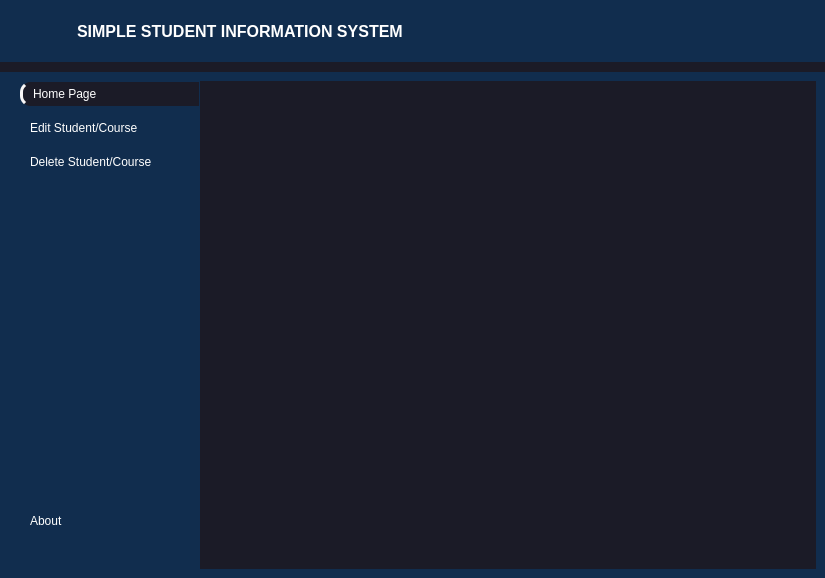
<?xml version="1.0" encoding="UTF-8"?>
<ui version="4.0">
 <class>MainWindow</class>
 <widget class="QMainWindow" name="MainWindow">
  <property name="geometry">
   <rect>
    <x>0</x>
    <y>0</y>
    <width>825</width>
    <height>578</height>
   </rect>
  </property>
  <property name="windowTitle">
   <string>MainWindow</string>
  </property>
  <property name="styleSheet">
   <string notr="true">*{	
	border none;
	background-color: transparent;
	padding 0;
	margin 0;
	color: #fff;
}
#mainMenu1{
	background-color: #1b1b27
}
#centralwidget{
	background-color: #1b1b27
}
#addStudent{
	background-color: #1b1b27
}
#Header, #mainBody {
	background-color: #112D4E
}

QPushButton{
	text-align:left;
	padding: 5px 10px;
	border-top-left-radius: 10px;
	border-bottom-left-radius: 10px;

}

#addStudent{
	border-left: 3px solid #F9F7F7
}

</string>
  </property>
  <widget class="QWidget" name="centralwidget">
   <layout class="QVBoxLayout" name="verticalLayout">
    <property name="spacing">
     <number>10</number>
    </property>
    <property name="leftMargin">
     <number>0</number>
    </property>
    <property name="topMargin">
     <number>0</number>
    </property>
    <property name="rightMargin">
     <number>0</number>
    </property>
    <property name="bottomMargin">
     <number>0</number>
    </property>
    <item alignment="Qt::AlignTop">
     <widget class="QWidget" name="Header" native="true">
      <layout class="QHBoxLayout" name="horizontalLayout">
       <item alignment="Qt::AlignLeft">
        <widget class="QFrame" name="frame_2">
         <property name="frameShape">
          <enum>QFrame::StyledPanel</enum>
         </property>
         <property name="frameShadow">
          <enum>QFrame::Raised</enum>
         </property>
         <layout class="QHBoxLayout" name="horizontalLayout_4">
          <item alignment="Qt::AlignLeft">
           <widget class="QPushButton" name="menuButton">
            <property name="cursor">
             <cursorShape>PointingHandCursor</cursorShape>
            </property>
            <property name="text">
             <string/>
            </property>
            <property name="icon">
             <iconset>
              <normaloff>Resource/whiteMenu.png</normaloff>Resource/whiteMenu.png</iconset>
            </property>
            <property name="iconSize">
             <size>
              <width>24</width>
              <height>24</height>
             </size>
            </property>
           </widget>
          </item>
          <item>
           <widget class="QLabel" name="label">
            <property name="font">
             <font>
              <pointsize>12</pointsize>
              <bold>true</bold>
             </font>
            </property>
            <property name="text">
             <string>SIMPLE STUDENT INFORMATION SYSTEM</string>
            </property>
           </widget>
          </item>
         </layout>
        </widget>
       </item>
       <item alignment="Qt::AlignRight">
        <widget class="QFrame" name="frame">
         <property name="frameShape">
          <enum>QFrame::StyledPanel</enum>
         </property>
         <property name="frameShadow">
          <enum>QFrame::Raised</enum>
         </property>
         <layout class="QHBoxLayout" name="horizontalLayout_3">
          <item>
           <widget class="QPushButton" name="pushButton">
            <property name="cursor">
             <cursorShape>PointingHandCursor</cursorShape>
            </property>
            <property name="text">
             <string/>
            </property>
            <property name="icon">
             <iconset>
              <normaloff>Resource/[CITYPNG.COM]White Search Icon Button PNG IMG - 512x512.png</normaloff>Resource/[CITYPNG.COM]White Search Icon Button PNG IMG - 512x512.png</iconset>
            </property>
            <property name="iconSize">
             <size>
              <width>24</width>
              <height>24</height>
             </size>
            </property>
           </widget>
          </item>
         </layout>
        </widget>
       </item>
      </layout>
     </widget>
    </item>
    <item>
     <widget class="QWidget" name="mainBody" native="true">
      <property name="sizePolicy">
       <sizepolicy hsizetype="Preferred" vsizetype="Expanding">
        <horstretch>0</horstretch>
        <verstretch>0</verstretch>
       </sizepolicy>
      </property>
      <property name="minimumSize">
       <size>
        <width>825</width>
        <height>496</height>
       </size>
      </property>
      <layout class="QHBoxLayout" name="horizontalLayout_2" stretch="0,0,0">
       <property name="spacing">
        <number>0</number>
       </property>
       <property name="leftMargin">
        <number>0</number>
       </property>
       <property name="topMargin">
        <number>9</number>
       </property>
       <property name="rightMargin">
        <number>9</number>
       </property>
       <property name="bottomMargin">
        <number>9</number>
       </property>
       <item>
        <widget class="QCustomSlideMenu" name="leftMenu" native="true">
         <property name="minimumSize">
          <size>
           <width>200</width>
           <height>0</height>
          </size>
         </property>
         <layout class="QVBoxLayout" name="verticalLayout_3">
          <property name="spacing">
           <number>0</number>
          </property>
          <property name="leftMargin">
           <number>0</number>
          </property>
          <property name="topMargin">
           <number>0</number>
          </property>
          <property name="rightMargin">
           <number>0</number>
          </property>
          <property name="bottomMargin">
           <number>20</number>
          </property>
          <item>
           <widget class="QWidget" name="widget" native="true">
            <layout class="QVBoxLayout" name="verticalLayout_4">
             <property name="spacing">
              <number>0</number>
             </property>
             <property name="leftMargin">
              <number>10</number>
             </property>
             <property name="topMargin">
              <number>0</number>
             </property>
             <property name="rightMargin">
              <number>0</number>
             </property>
             <property name="bottomMargin">
              <number>0</number>
             </property>
             <item>
              <widget class="QFrame" name="frame_3">
               <property name="frameShape">
                <enum>QFrame::StyledPanel</enum>
               </property>
               <property name="frameShadow">
                <enum>QFrame::Raised</enum>
               </property>
               <layout class="QVBoxLayout" name="verticalLayout_5">
                <property name="spacing">
                 <number>10</number>
                </property>
                <property name="topMargin">
                 <number>0</number>
                </property>
                <property name="rightMargin">
                 <number>0</number>
                </property>
                <property name="bottomMargin">
                 <number>9</number>
                </property>
                <item>
                 <widget class="QPushButton" name="addStudent">
                  <property name="font">
                   <font>
                    <bold>false</bold>
                   </font>
                  </property>
                  <property name="cursor">
                   <cursorShape>PointingHandCursor</cursorShape>
                  </property>
                  <property name="text">
                   <string>Home Page</string>
                  </property>
                  <property name="iconSize">
                   <size>
                    <width>16</width>
                    <height>16</height>
                   </size>
                  </property>
                 </widget>
                </item>
                <item>
                 <widget class="QPushButton" name="addCourse">
                  <property name="cursor">
                   <cursorShape>PointingHandCursor</cursorShape>
                  </property>
                  <property name="text">
                   <string>Edit Student/Course</string>
                  </property>
                 </widget>
                </item>
                <item>
                 <widget class="QPushButton" name="editStudent">
                  <property name="cursor">
                   <cursorShape>PointingHandCursor</cursorShape>
                  </property>
                  <property name="text">
                   <string>Delete Student/Course</string>
                  </property>
                 </widget>
                </item>
                <item>
                 <spacer name="verticalSpacer">
                  <property name="orientation">
                   <enum>Qt::Vertical</enum>
                  </property>
                  <property name="sizeHint" stdset="0">
                   <size>
                    <width>20</width>
                    <height>40</height>
                   </size>
                  </property>
                 </spacer>
                </item>
               </layout>
              </widget>
             </item>
             <item>
              <widget class="QFrame" name="frame_4">
               <property name="frameShape">
                <enum>QFrame::StyledPanel</enum>
               </property>
               <property name="frameShadow">
                <enum>QFrame::Raised</enum>
               </property>
               <layout class="QVBoxLayout" name="verticalLayout_6">
                <property name="bottomMargin">
                 <number>15</number>
                </property>
                <item>
                 <widget class="QPushButton" name="aboutButton">
                  <property name="cursor">
                   <cursorShape>PointingHandCursor</cursorShape>
                  </property>
                  <property name="text">
                   <string>About</string>
                  </property>
                 </widget>
                </item>
               </layout>
              </widget>
             </item>
            </layout>
           </widget>
          </item>
         </layout>
        </widget>
       </item>
       <item>
        <widget class="QWidget" name="mainMenu1" native="true">
         <property name="enabled">
          <bool>true</bool>
         </property>
         <property name="sizePolicy">
          <sizepolicy hsizetype="Preferred" vsizetype="Expanding">
           <horstretch>0</horstretch>
           <verstretch>0</verstretch>
          </sizepolicy>
         </property>
         <property name="maximumSize">
          <size>
           <width>16777215</width>
           <height>16777215</height>
          </size>
         </property>
         <layout class="QVBoxLayout" name="verticalLayout_2" stretch="0">
          <property name="spacing">
           <number>0</number>
          </property>
          <property name="leftMargin">
           <number>0</number>
          </property>
          <property name="topMargin">
           <number>9</number>
          </property>
          <property name="rightMargin">
           <number>6</number>
          </property>
          <property name="bottomMargin">
           <number>0</number>
          </property>
          <item>
           <widget class="QStackedWidget" name="stackedWidget">
            <property name="currentIndex">
             <number>0</number>
            </property>
            <widget class="QWidget" name="page"/>
            <widget class="QWidget" name="page_2"/>
           </widget>
          </item>
         </layout>
        </widget>
       </item>
       <item>
        <widget class="QWidget" name="rightMenu" native="true"/>
       </item>
      </layout>
     </widget>
    </item>
   </layout>
  </widget>
 </widget>
 <customwidgets>
  <customwidget>
   <class>QCustomSlideMenu</class>
   <extends>QWidget</extends>
   <header location="global">Custom_Widgets.Widgets.h</header>
   <container>1</container>
  </customwidget>
 </customwidgets>
 <resources/>
 <connections/>
</ui>
